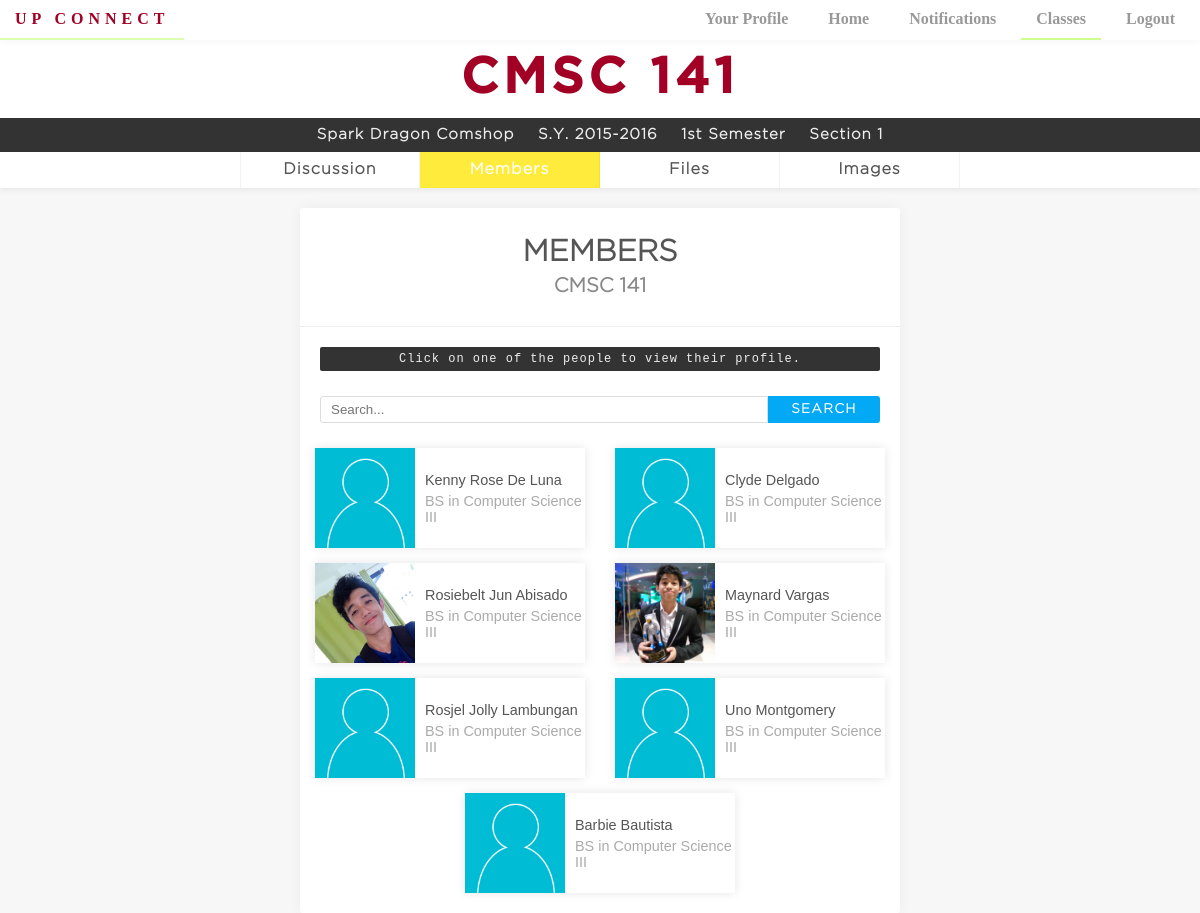
/members.php?classid=2 (signed in), run on the app's committed database.
### tables this page shows
CREATE TABLE `class` (
  `class_id` int(11) NOT NULL,
  `teacher_id` varchar(5) NOT NULL,
  `section` int(6) NOT NULL,
  `course_id` int(11) NOT NULL,
  `sem_id` int(9) NOT NULL
);

CREATE TABLE `course` (
  `course_id` int(11) NOT NULL,
  `course_name` varchar(30) NOT NULL,
  `course_description` text NOT NULL,
  `descriptive_title` varchar(100) NOT NULL
);

CREATE TABLE `teacher` (
  `teacher_id` varchar(5) NOT NULL,
  `firstname` varchar(30) NOT NULL,
  `middlename` varchar(30) NOT NULL,
  `lastname` varchar(30) NOT NULL,
  `password` varchar(100) NOT NULL,
  `email` varchar(60) NOT NULL
);

CREATE TABLE `semester` (
  `sem_id` int(9) NOT NULL,
  `school_year` varchar(9) NOT NULL,
  `sem_no` int(1) NOT NULL
);

CREATE TABLE `enroll_class` (
  `student_id` varchar(9) NOT NULL,
  `class_id` int(9) NOT NULL
);

CREATE TABLE `student` (
  `student_id` varchar(9) NOT NULL,
  `firstname` varchar(30) NOT NULL,
  `middlename` varchar(30) NOT NULL,
  `lastname` varchar(30) NOT NULL,
  `email` varchar(40) NOT NULL,
  `year_lvl` int(2) NOT NULL,
  `degree_id` int(11) NOT NULL,
  `password` varchar(100) NOT NULL
);

### members.php (the view, shortened to what this page needs)
<!DOCTYPE php>
<html>
<head>
	<link rel="stylesheet" type="text/css" href="css/style.css">
	<link rel="stylesheet" type="text/css" href="css/member.css">
	<link rel="stylesheet" type="text/css" href="css/navigationbar.css">
	<link rel="stylesheet" type="text/css" href="css/class.css">
	<link rel="stylesheet" type="text/css" href="css/search.css">
</head>
<body>
	<?php
		require "connect.php";
		$query = "select * from teacher natural join course natural join class natural join semester where class_id = {$_GET['classid']}";
		$result = mysqli_query($dbconn, $query);
		if(mysqli_affected_rows($dbconn)){
			$row = mysqli_fetch_assoc($result);
		}
		$student=[];
		if(isset($_GET['keyword'])){
			$keyword = $_GET['keyword'];
			$query = "select * from enroll_class natural join student natural join degree where class_id = {$_GET['classid']} and (firstname like '%".$keyword."%' or lastname like '%".$keyword."%')";
		}else{
			$query = "select * from enroll_class natural join student natural join degree where class_id = {$_GET['classid']}";
		}
		$result = mysqli_query($dbconn, $query);
		if(mysqli_affected_rows($dbconn)){
			while($data = mysqli_fetch_assoc($result)){
				$student[]=$data;
			}
		}
	 ?>
	<?php require "nav.php"; ?>
	<div id="classContainer">
	<header class="class">
		<h1 class="classtitle"><?php echo $row['course_name'] ?></h1>
		<ul class="class description">
			<li><p class="description"><?php echo $row['firstname']." ".$row['middlename']." ".$row['lastname']; ?></p></li>
			<li><p class="description">S.Y. <?php echo $row['school_year'] ?></p></li>
			<li><p class="description"><?php
				if($row['sem_no']==1){
					echo "1st";
				}
			 ?> Semester</p></li>
			<li><p class="description">Section <?php echo $row['section'] ?></p></li>
		</ul>
	</header>
	<ul class="grouplinks">
		<li><a href="class.php?classid=<?=$_GET['classid']?>" class="floattran">Discussion</a></li>
		<li><a href="members.php" class="floattran active">Members</a></li>
		<li><a href="files.php?classid=<?=$_GET['classid']?>" class="floattran">Files</a></li>
		<li><a href="images.php?classid=<?=$_GET['classid']?>" class="floattran">Images</a></li>
	</ul>
	<div class="container">
		<h1>MEMBERS</h1>
		<h2><?=$row['course_name']?></h2>
		<p class="instructions" style="margin: 10px 20px;">Click on one of the people to view their profile.</p>
		<form class="searchthroughlist">
			<input type="text" name="keyword" placeholder="Search..." id = "myInput" onkeyup="myFunction()">
			<input type="submit" name="submit" value="search">
		</form>
		<ul class="studentlist" id = "myUL">
		<?php foreach ($student as $value):?>
			<li class = "list-item">
				<a href="<?php echo "profile.php?student_id=".$value['student_id'];?>">
					<img src="images/profile_images/<?=$value['student_id']?>.jpg" onerror="this.src='images/profile_images/profile_picture_default.jpg'"">
					<ul class="description">
						<li class="descriptionName">
							<span><?php echo $value['firstname']." ".$value['lastname']?></span></li>
						<li class="descriptionCourseYear">BS in Computer Science III</li>
					</ul>
				</a>
			</li>
		<?php endforeach?>
		</ul>
	</div>
	</div>
</body>
</html>

### css/style.css (style rules this page uses)
* { margin: 0; padding: 0; color: #555; }
body { display: flex; min-height: 667px; align-items: center; justify-content: center; background-color: #ECEFF1; }
.container { text-align: center; }
.classbtn, .name, .user.description, .description, .grouplinks > li > a, .filecontainer > p { font-weight: bold; font-family: GothamLight; }
.instructions { color: #EEE; display: block; font-size: 12px; text-align: center; border-radius: 2px; letter-spacing: 1px; background-color: #333; margin: 0 auto 5% auto; font-family: "Courier New"; padding: 5px 15px 5px 15px; }

### css/member.css (style rules this page uses)
body { display: initial; align-items: initial; justify-content: initial; background-color: rgba(0,0,0,0.03); }
.classtitle { text-align: center; }
.container { width: 50%; text-align: left; margin: auto; margin-top: 0; margin-bottom: 50px; padding-bottom: 5px; background-color: white; box-shadow: 0 0 15px rgba(0,0,0,0.05); border-radius: 3px; }
.container h1 { font-family: GothamLight; font-size: 30px; font-weight: bold; text-align: center; padding: 30px 0 10px 0; color: #555; }
.container h2 { font-family: GothamLight; font-size: 20px; font-weight: bold; color: #888; text-align: center; padding-bottom: 30px; border-bottom: 1px solid #EEE; margin-bottom: 20px; }
.studentlist { list-style: none; display: flex; flex-direction: row; flex-wrap: wrap; justify-content: space-around; }
.studentlist > li { background-color: white; box-shadow: 0 0 10px rgba(0,0,0,0.1); width: 45%; margin: 0 10px 15px 10px; }
.studentlist a { height: 100px; width: 100%; display: flex; align-items: center; text-decoration: none; }
.studentlist a .description { margin-left: 10px; font-family: arial; font-weight: normal; font-size: 0.9em; }
.studentlist img { height: 100px; width: 100px; object-position: center; object-fit: cover; }
.studentlist a .descriptionName { margin-bottom: 5px; }
.studentlist a .descriptionCourseYear { color: #AAA; }

### css/class.css (style rules this page uses)
.class { overflow: auto; background-color: white; box-shadow: 0px 5px 3px rgba(0,0,0,0.1); }
.classtitle { padding: 15px; font-size: 50px; letter-spacing: 5px; font-family: GothamMedium; color: #a20025; margin: 0; }
.description { list-style: none; }
.description.class { width: 100%; padding: 10px; display: inline-flex; background-color: #333; box-sizing: border-box; justify-content: center; margin: 0; }
ul.description.class > li { margin: 0 1% 0 1%; }
ul.description.class > li > p { color: #EEE; font-size: 15px; letter-spacing: 1px; }
ul.class.description > li:first-child { clear: right; }
p.description { color: #666; font-size: 20px; text-align: center; margin: 0; }
ul.grouplinks { padding: 0 20%; display: flex; list-style: none; margin: 0 0 20px 0; justify-content: center; box-shadow: 0 3px 5px rgba(0,0,0,0.05); background-color: white; }
ul.grouplinks > li { width: 100%; }
ul.grouplinks > li > a { background-color: white; display: block; color: #555; margin: 0; width: 100%; padding: 10px; transition: 0.4s; letter-spacing: 1px; text-align: center; text-decoration: none; box-sizing: border-box; border-right: 1px solid rgba(0,0,0,0.05); }
ul.grouplinks > li:first-child > a { border-left: 1px solid rgba(0,0,0,0.05); }
ul.grouplinks > li > a.active { background-color: #FFEB3B; color: white; }

### css/search.css (style rules this page uses)
.searchthroughlist { margin: 25px 20px; display: flex; }
.searchthroughlist input[type=text] { padding: 5px 10px; border: 1px solid #DDD; border-radius: 3px 0 0 3px; width: 80%; box-sizing: border-box; transition: 0.3s; }
.searchthroughlist input[type=submit] { width: 20%; box-sizing: border-box; padding: 5px 10px; border: none; border-radius: 0 3px 3px 0; font-family: GothamLight; font-weight: bold; text-transform: uppercase; color: white; background-color: #03A9F4; transition: 0.3s; letter-spacing: 0.1em; }

### data on the page
class: course.course_name "CMSC 141", teacher.firstname "Spark", teacher.middlename "Dragon", teacher.lastname "Comshop", sem.school_year "2015-2016", section "1"
enroll_class: student.firstname "Kenny Rose", student.lastname "De Luna"
enroll_class: student.firstname "Clyde", student.lastname "Delgado"
enroll_class: student (picture), student.firstname "Rosiebelt Jun", student.lastname "Abisado"
enroll_class: student (picture), student.firstname "Maynard", student.lastname "Vargas"
enroll_class: student.firstname "Rosjel Jolly", student.lastname "Lambungan"
enroll_class: student.firstname "Uno", student.lastname "Montgomery"
enroll_class: student.firstname "Barbie", student.lastname "Bautista"
